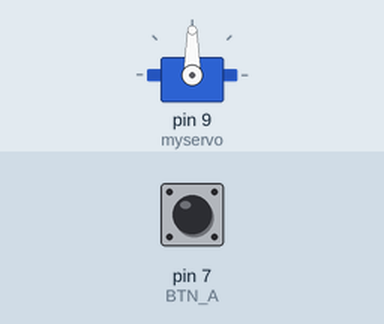
A sketch run on a simulated Arduino Uno, built with avr-gcc and run on an emulated ATmega328P. Parts: servo. Inputs (shaded band) come from the test bench; at power-on: pin 7 (BTN_A) LOW.

Above: at 1.2 s.
1.3 s: pin 7 (BTN_A) pulled HIGH for 0.15 s
At 1.45 s:
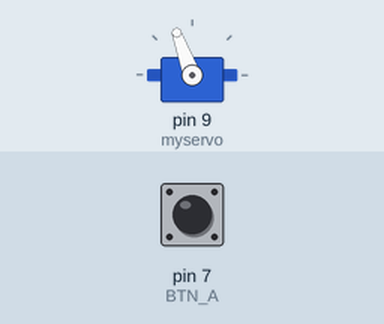
3.1 s: pin 7 (BTN_A) pulled HIGH for 1 s
5.7 s: pin 7 (BTN_A) pulled HIGH for 0.15 s
At 6.8 s:
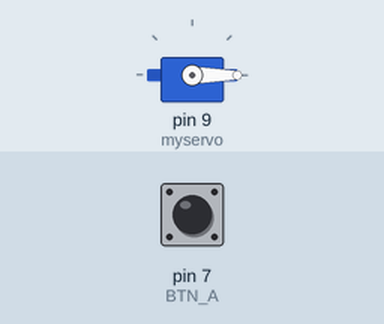
7.5 s: pin 7 (BTN_A) pulsed HIGH 5 times (0.12 s each, 0.3 s apart)
At 7.95 s:
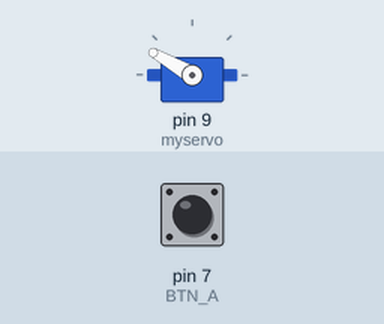
Timing chart, 0 to 10.6 s (numbered marks = the images above; inputs shaded):
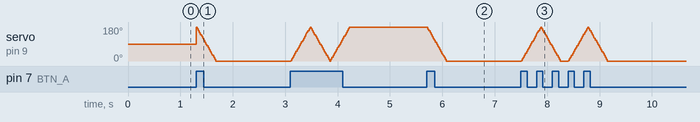

Measured:
- after the input at 5.7 s, servo on pin 9 (myservo): moves from 180° to 0° over 0.37 s, starting at once

The sketch:

yhd2019_servo_test.ino
```cpp
#include <Servo.h>

#define BTN_A 7
//#define BTN_B 13

Servo myservo;  // create servo object to control a servo
// twelve servo objects can be created on most boards

int pos = 0;    // variable to store the servo position
bool dir = true;

void setup() {
  myservo.attach(9);

  pinMode(BTN_A, INPUT);
//  pinMode(BTN_B, INPUT);
}

void loop() {
  if (digitalRead(BTN_A)) { // low = turn on
    dir = !dir;
    if (dir) {
      for (pos = 0; pos <= 180; pos += 1) { // goes from 0 degrees to 180 degrees
        // in steps of 1 degree
        myservo.write(pos);              // tell servo to go to position in variable 'pos'
        delay(2);                       // waits 15ms for the servo to reach the position
      }
    } else {
      for (pos = 180; pos >= 0; pos -= 1) { // goes from 180 degrees to 0 degrees
        myservo.write(pos);              // tell servo to go to position in variable 'pos'
        delay(2);                       // waits 15ms for the servo to reach the position
      }
    }
  }
}
```
